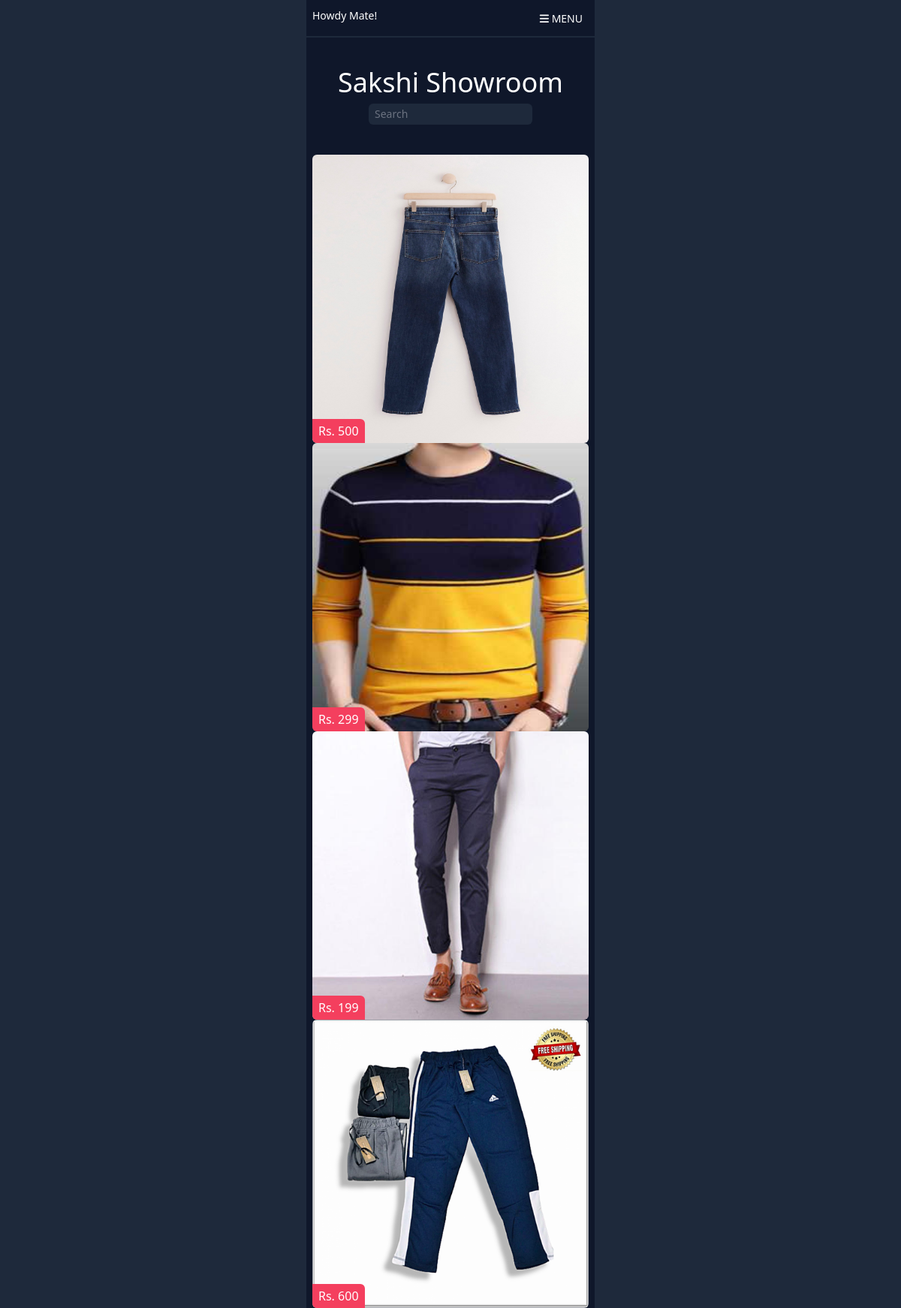
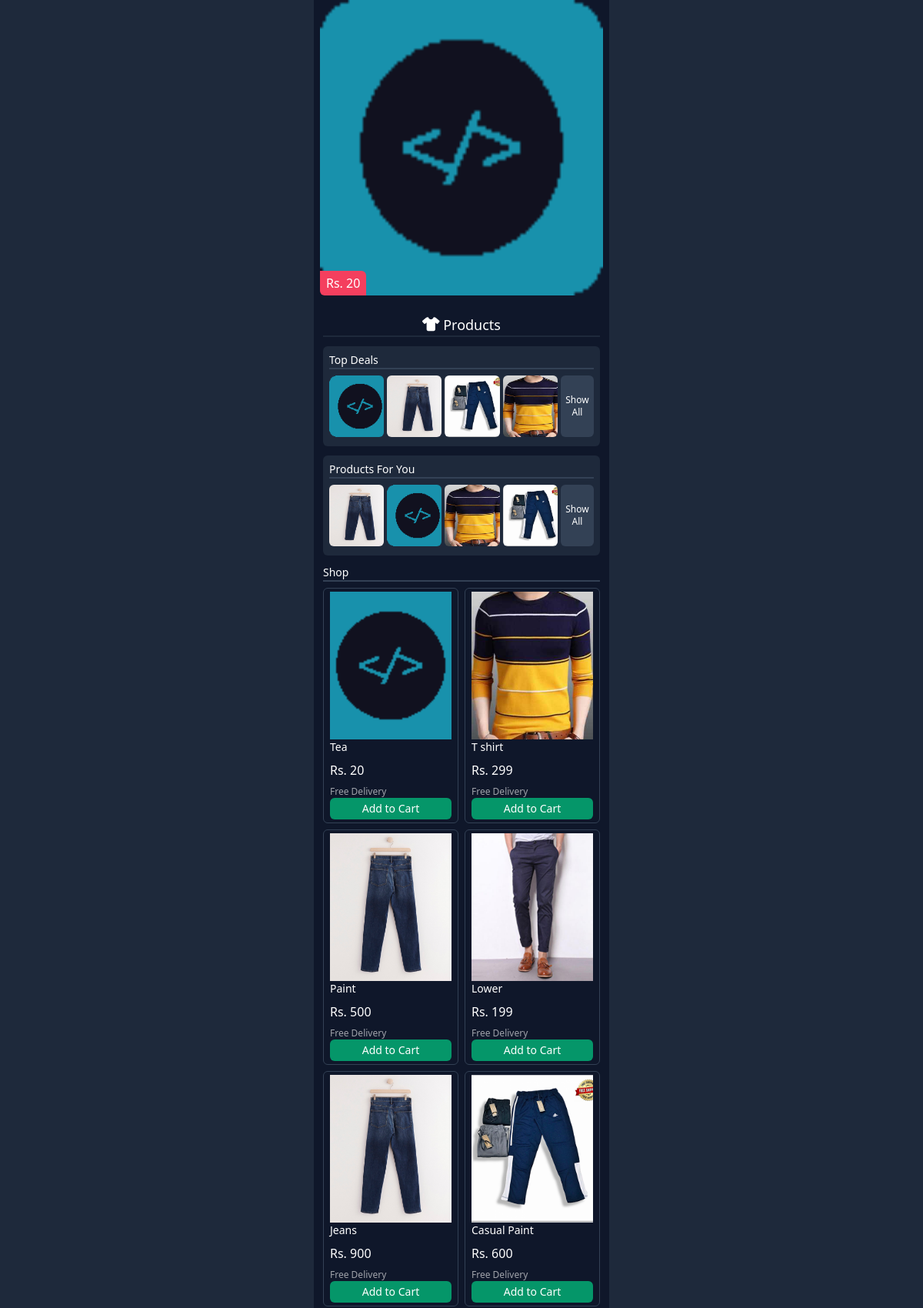
Page /showroom (upper part) on the committed database (2 pictures, top to bottom).
### showroom/models.py (models this page shows, shortened)
class Product(models.Model):
    name = models.CharField(max_length= 100)
    price = models.IntegerField()
    descprice = models.CharField(max_length=255, blank=True, null=True)
    image = models.ImageField(upload_to = "uploads/showroom", blank=True, null=True)
    @staticmethod
    def get_all():
        return Product.objects.all()

### showroom/views.py (the view)
# urls.py: path('', views.home, name='homepage'),
def home(request):
    if request.method == 'GET':
        cart_clear = request.GET.get('cart')
        if(cart_clear == 'clear'):request.session['cart'] = {}
        products = models.Product.get_all()
        slider = random.sample(list(products), 5)
        top_deals = random.sample(list(products),4)
        pfu = random.sample(list(products),4)
        context = {
            "products": products,
            "slider":slider,
            "top_deals": top_deals,
            "pfu": pfu,
        }
        try:cart = request.session['cart']
        except:cart = {}
        finally:
            pid_array = []
            for key,val in cart.items():
                pid_array.append(int(key))
            context['cart_items_array'] = pid_array
        return render(request, 'showroom/home.html', context)

### templates/showroom/home.html (shortened to what this page needs)
{% extends 'base.html' %}
{% block content %}
    <div class="main relative bg-slate-900 sm:w-96 mx-auto">
        {% include 'showroom/header.html' %}
        {% include 'showroom/products.html' %}
{% endblock %}

### templates/showroom/products.html (shortened to what this page needs)
<div class="section">
    {% include 'showroom/swiper.html' %}
    <div class="products my-6 px-3">
        <div class="flex items-center justify-center text-lg  border-b-2 border-slate-800">
            <i class="fa-solid fa-shirt"></i>
            <p>&nbsp;Products</p>
        </div>
        <div class="products-listing-by-cat">
            <div class="hot-deals mt-3 bg-slate-800 p-2 rounded-md">
                <p class="mb-1 border-b-2 border-slate-700 text-sm">Top Deals</p>
                <div class="flex gap-1 mt-2 mb-1">
                    {% for item in top_deals %}
                    <div class="prdct overflow-hidden rounded-md">
                        <a href="../../showroom/products?id={{ item.id }}">
                        <div class="h-20 w-20">
                            <img src="{{ item.image.url }}" class="object-fit h-full w-full">
                        </div></a>
                    </div>
                    {% endfor %}
                    <div class="prdct overflow-hidden rounded-md grow flex items-center justify-center bg-slate-700 px-2">
                        <p class="text-center text-xs">Show<br>All</p>
                    </div>
                </div>
            </div>
            <div class="hot-deals mt-3 bg-slate-800 p-2 rounded-md">
                <p class="mb-1 border-b-2 border-slate-700 text-sm">Products For You</p>
                <div class="flex gap-1 mt-2 mb-1">
                    {% for item in pfu %}
                    <div class="prdct overflow-hidden rounded-md">
                        <a href="../../showroom/products?id={{ item.id }}">
                        <div class="h-20 w-20">
                            <img src="{{ item.image.url }}" class="object-fit h-full w-full">
                        </div></a>
                    </div>
                    {% endfor %}
                    <div class="prdct overflow-hidden rounded-md flex items-center justify-center bg-slate-700 px-2">
                        <p class="text-center text-xs">Show<br>All</p>
                    </div>
                </div>
            </div>
            <div class="mt-3">
                <p class="mb-1 border-b-2 border-slate-700 text-sm mb-2">Shop</p>
                <div class="grid grid-cols-2 gap-2">
                    {% for p in products %}
                    <div class="border border-slate-700 rounded-md px-2 py-1">
                        <a href="../../showroom/products?id={{ p.id }}">
                        <div class="h-48 w-full">
                            <img src="{{ p.image.url }}" class="object-cover h-full w-full">
                        </div>
                        <div>
                            <p class="text-sm">{{ p.name }}</p>
                            <p class="py-2">Rs. {{ p.price }}</p>
                        </a>
                            <p class="opacity-60 text-xs">Free Delivery</p>
                            <div>
                                <button onclick="AddToCart('{{ p.id }}', this)" class="{% if p.id in cart_items_array %} hidden {% endif %} bg-emerald-600 py-1 w-full rounded-md hover:bg-emerald-500 duration-300 text-sm">Add to Cart</button>
                            </div>
                        </div>
                    </div>
                    {% endfor %}

### templates/showroom/swiper.html
<div class="px-2">
    <swiper-container class="mySwiper" pagination="true" pagination-clickable="true" navigation="True" space-between="30"
    centered-slides="true" autoplay-delay="2500" autoplay-disable-on-interaction="true">
        {% for p in slider %}
        <swiper-slide>
            <div class="h-96 w-full rounded-md overflow-hidden relative">
                <img src="{{ p.image.url }}" alt="" class="h-full w-full object-fit">
                <span class="text-black absolute bottom-0 left-0 py-1 px-2 rounded-tr-md bg-rose-500 text-white">Rs. {{ p.price }}</span>
            </div>
        </swiper-slide>
        {% endfor %}
    </swiper-container>
</div>

### rows in the picture
Product: image (picture), price "500", name "Paint"
Product: image (picture), price "299", name "T shirt"
Product: image (picture), price "199", name "Lower"
Product: image (picture), price "600", name "Casual Paint"
Product: image (picture), price "20", name "Tea"
Product: image (picture), name "Jeans", price "900"
